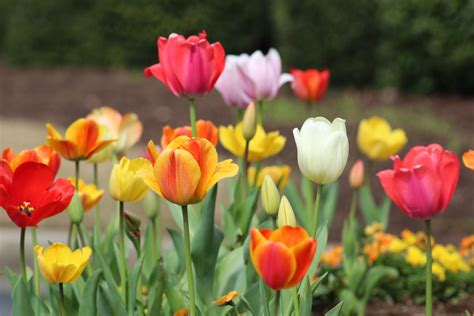
#> input picture image/tulip.jpeg, 474 x 316 px, found by its file name
$ python homework-4.py
#> lines starting #> are read from the running program, lines starting #| are printed output that depends on the picture; after the words box and inside, x2 and y2 are one past the last pixel; in counts of white or black regions, pixels touching at a corner belong together
import cv2 as cv
import numpy as np
import matplotlib.pyplot as plt
import os

imgpath = os.path.join(os.getcwd(), 'image/tulip.jpeg')
img = cv.imread(imgpath, 0)
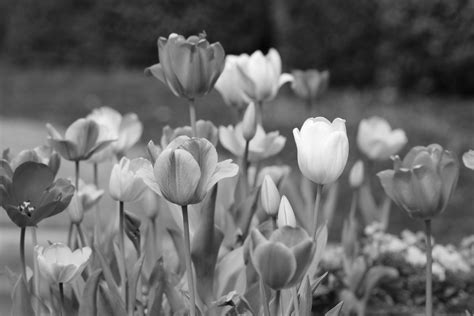
#> img: shape (316, 474); min 3, max 255, mean 104.5
rows,cols=img.shape
#> rows = 316; cols = 474

def step_func(threshold):
#> called with threshold = 80
  new_img=np.zeros((rows,cols),dtype=np.uint8)
  for i in range(rows):
    for j in range(cols):
      value=img[i,j]
      if(value>threshold):
        new_img[i,j]=255
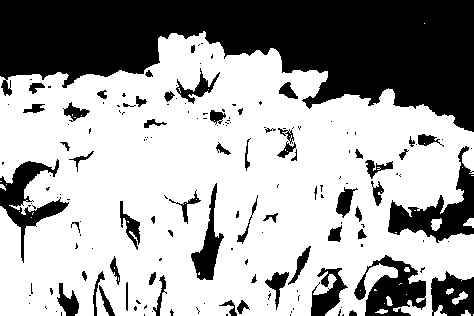
#> new_img: shape (316, 474); 64.2% white; 168 black regions (107 under 20 px), largest, box (x1, y1, x2, y2) and area: (0, 0, 474, 132) 36595, (388, 146, 474, 243) 2807, (354, 255, 426, 316) 2327
  return new_img

new_img1=step_func(80)
new_img2=step_func(120)
#> call 2 of step_func, with threshold = 120
#> after the loop in step_func (call 2), `for i in range(rows):`:
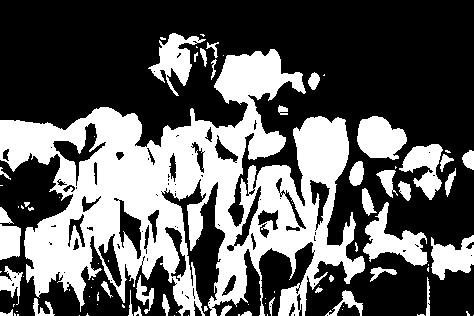
#> new_img: shape (316, 474); 36.4% white; 90 white regions (51 under 20 px), largest, box (x1, y1, x2, y2) and area: (0, 49, 365, 316) 42624, (363, 202, 428, 266) 1729, (357, 116, 407, 160) 1566
new_img3=step_func(180)
#> call 3 of step_func, with threshold = 180
#> after the loop in step_func (call 3), `for i in range(rows):`:
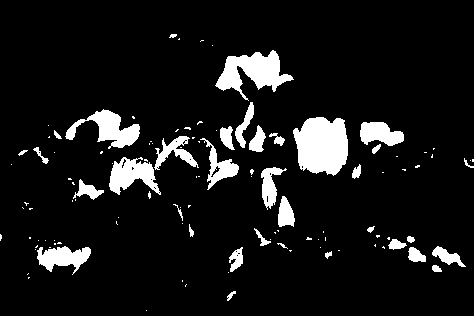
#> new_img: shape (316, 474); 9% white; 112 white regions (77 under 20 px), largest, box (x1, y1, x2, y2) and area: (293, 117, 348, 176) 2539, (215, 50, 294, 101) 1849, (65, 109, 140, 149) 1256

plt.figure(figsize=(20,20))
plt.subplot(5,3,1)
plt.imshow(new_img1,cmap='gray')
plt.axis('off')
plt.title("Step function Threshold value 80")

plt.subplot(5,3,2)
plt.imshow(new_img2,cmap='gray')
plt.axis('off')
plt.title("Step function Threshold value 120")

plt.subplot(5,3,3)
plt.imshow(new_img3,cmap='gray')
plt.axis('off')
plt.title("Step function Threshold value 180")

hits1=cv.calcHist([new_img1],[0],None,[256],[0,256])
#> hits1 = 256 values, max 96098 at index 255, min 0 at index 1, mean 585.1
hits2=cv.calcHist([new_img2],[0],None,[256],[0,256])
#> hits2 = 256 values, max 95291 at index 0, min 0 at index 1, mean 585.1
hits3=cv.calcHist([new_img3],[0],None,[256],[0,256])
#> hits3 = 256 values, max 136306 at index 0, min 0 at index 1, mean 585.1
plt.subplot(5,3,4)
plt.plot(hits1)
plt.axis('off')
plt.title("Threshold value 80 Histogram")


plt.subplot(5,3,5)
plt.plot(hits2)
plt.axis('off')
plt.title("Threshold value 120 Histogram")

plt.subplot(5,3,6)
plt.plot(hits3)
plt.axis('off')
plt.title("Threshold value 180 Histogram")


def f1(x):
  if(x<100):
    return x
  elif 100<=x<220:
    return 180
  else:
    return 140

def transformf1():
  new_img=np.zeros((rows,cols),dtype=np.uint8)
  for i in range(rows):
    for j in range(cols):
      value=img[i,j]
      new_img[i,j]=f1(value)
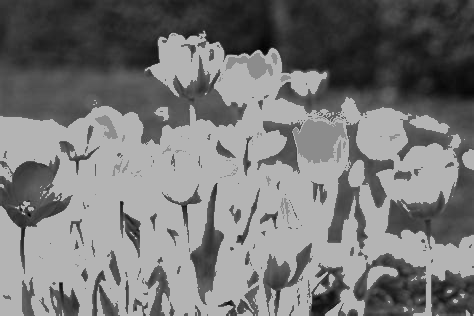
#> new_img: shape (316, 474); min 3, max 180, mean 119.4
  return new_img


x1_val=np.linspace(0,255,255)
y1_val=[f1(x) for x in x1_val]
trans_img1=transformf1()
trans_hist1=cv.calcHist([trans_img1],[0],None,[256],[0,256])
#> trans_hist1 = 256 values, max 70327 at index 180, min 0 at index 0, mean 585.1

plt.subplot(5,3,7)
plt.plot(x1_val,y1_val)
plt.axis('off')
plt.title("Transform function -1")
plt.axhline(0)
plt.axvline(0)


plt.subplot(5,3,8)
plt.imshow(trans_img1,cmap='gray')
plt.axis('off')
plt.title("Transform function-1 Image")

plt.subplot(5,3,9)
plt.plot(trans_hist1)
plt.axis('off')
plt.title("Transform function-1 Historgram")

def f2(x):
  if(x<50):
    return 20
  elif 50<=x<90:
    return 200
  elif 90<=x<150:
    return x
  elif 150<=x<210:
    return 180
  elif 210<=x<256:
    return 250

def transformf2():
  new_img=np.zeros((rows,cols),dtype=np.uint8)
  for i in range(rows):
    for j in range(cols):
      value=img[i,j]
      new_img[i,j]=f2(value)
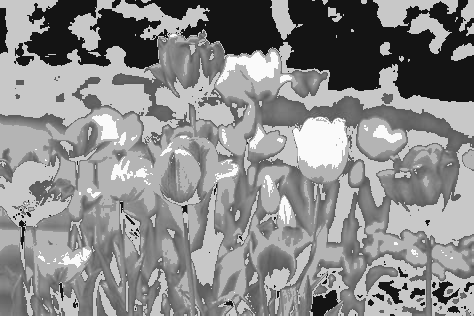
#> new_img: shape (316, 474); min 20, max 250, mean 138.6
  return new_img

x2_val=np.linspace(0,255,255)
y2_val=[f2(x) for x in x1_val]
trans_img2=transformf2()
trans_hist2=cv.calcHist([trans_img2],[0],None,[256],[0,256])
#> trans_hist2 = 256 values, max 40984 at index 200, min 0 at index 0, mean 585.1

plt.subplot(5,3,10)
plt.plot(x2_val,y2_val)
plt.axis('off')
plt.title("Transform function -2")
plt.axhline(0)
plt.axvline(0)


plt.subplot(5,3,11)
plt.imshow(trans_img2,cmap='gray')
plt.axis('off')
plt.title("Transform function-2 Image")

plt.subplot(5,3,12)
plt.plot(trans_hist2)
plt.axis('off')
plt.title("Transform function-2 Historgram")

plt.show()
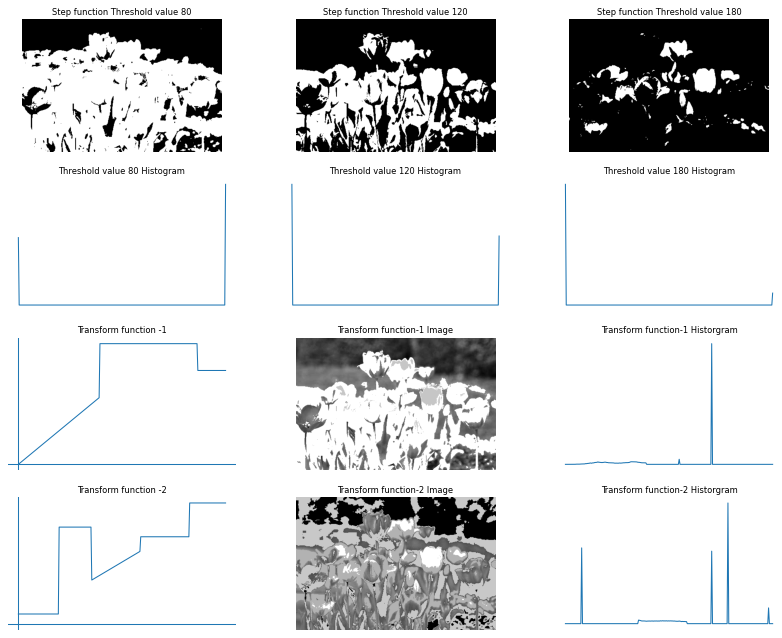
#> figure drawn by matplotlib, 12 panels

$ run again, with image/einstein.jpeg copied over image/tulip.jpeg
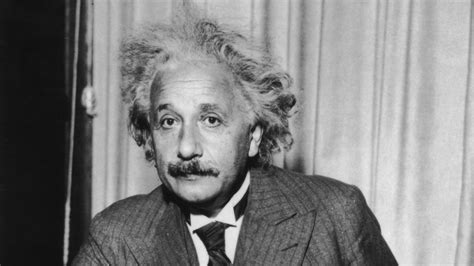
#> input picture image/einstein.jpeg, 474 x 266 px, found by its file name
#> img is the input picture: shape (266, 474); min 7, max 240, mean 129.5
#> after the loop in step_func (call 3), `for i in range(rows):`:
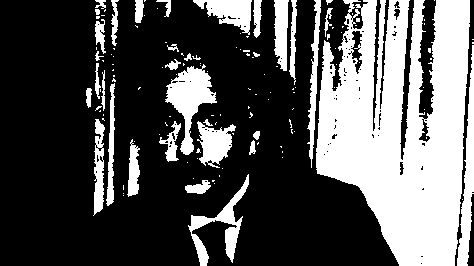
#> new_img: shape (266, 474); 33.1% white; 132 white regions (99 under 20 px), largest, box (x1, y1, x2, y2) and area: (316, 0, 470, 266) 28310, (165, 64, 217, 155) 1925, (457, 45, 474, 266) 1614
#> hits1 = 256 values, max 89641 at index 255, min 0 at index 1, mean 492.5
#> hits2 = 256 values, max 73679 at index 255, min 0 at index 1, mean 492.5
#> hits3 = 256 values, max 84305 at index 0, min 0 at index 1, mean 492.5
#> trans_hist1 = 256 values, max 78293 at index 180, min 0 at index 0, mean 492.5
#> after the loop in transformf2, `for i in range(rows):`:
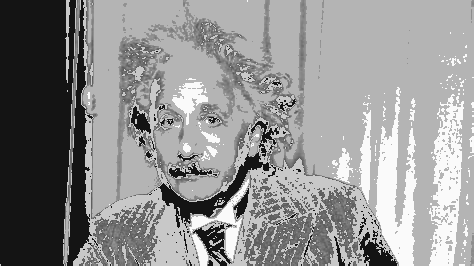
#> new_img: shape (266, 474); min 20, max 250, mean 145.1
#> trans_hist2 = 256 values, max 54090 at index 180, min 0 at index 0, mean 492.5

$ run again, with image/flower.jpeg copied over image/tulip.jpeg
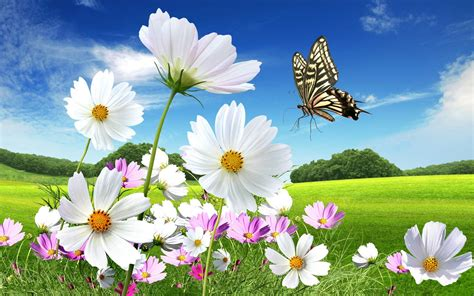
#> input picture image/flower.jpeg, 474 x 296 px, found by its file name
#> after the loop in step_func (call 3), `for i in range(rows):`:
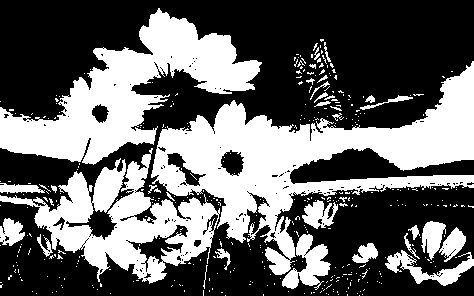
#> new_img: shape (296, 474); 39.8% white; 395 white regions (363 under 20 px), largest, box (x1, y1, x2, y2) and area: (151, 61, 474, 275) 22320, (0, 8, 262, 165) 15317, (0, 148, 220, 284) 10849
#> hits1 = 256 values, max 119770 at index 255, min 0 at index 1, mean 548.1
#> hits2 = 256 values, max 90861 at index 255, min 0 at index 1, mean 548.1
#> hits3 = 256 values, max 84475 at index 0, min 0 at index 1, mean 548.1
#> trans_hist1 = 256 values, max 77399 at index 180, min 0 at index 100, mean 548.1
#> after the loop in transformf2, `for i in range(rows):`:
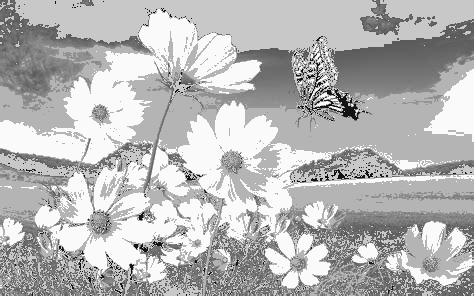
#> new_img: shape (296, 474); min 20, max 250, mean 182.7
#> trans_hist2 = 256 values, max 37073 at index 250, min 0 at index 0, mean 548.1
